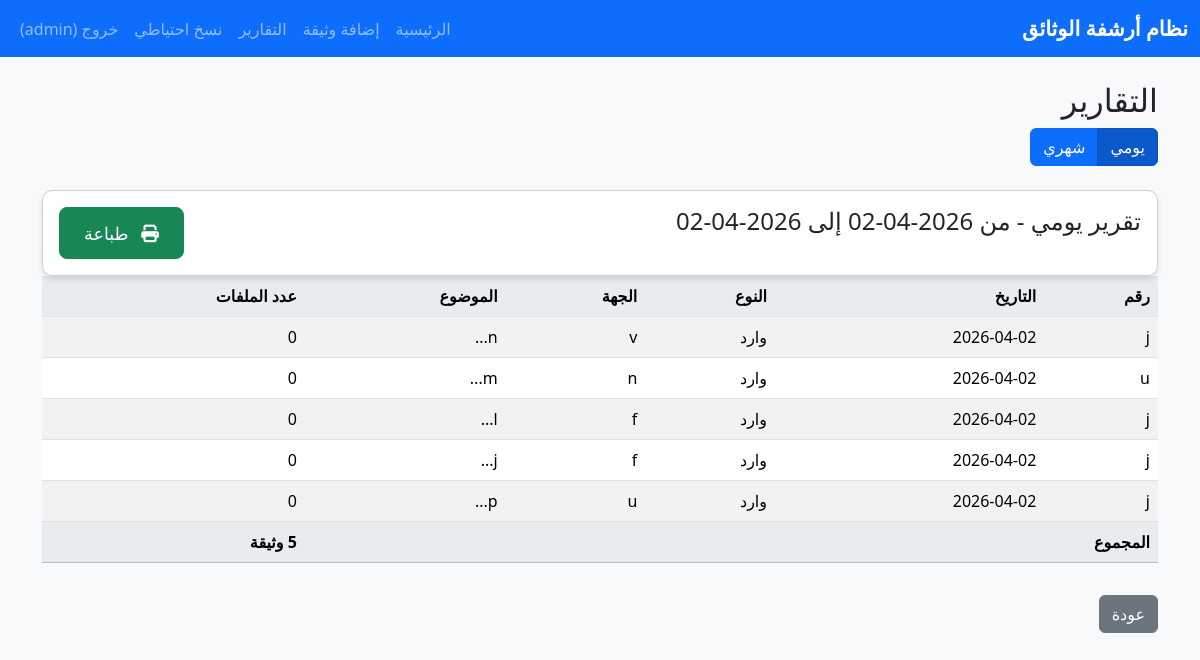
Screenshot of /reports (signed in) with the database file from the repository.
### models.py (models this page shows, shortened)
class User(UserMixin, db.Model):
    id = db.Column(db.Integer, primary_key=True)
    username = db.Column(db.String(80), unique=True, nullable=False)
    password_hash = db.Column(db.String(128), nullable=False)

class Document(db.Model):
    id = db.Column(db.Integer, primary_key=True)
    doc_number = db.Column(db.String(50), nullable=False)
    date = db.Column(db.Date, nullable=False)
    sender_receiver = db.Column(db.String(200), nullable=False)
    subject = db.Column(db.String(500), nullable=False)
    notes = db.Column(db.Text)
    doc_type = db.Column(db.String(10), nullable=False)  # 'incoming' or 'outgoing'
    created_at = db.Column(db.DateTime, default=datetime.utcnow)
    files = db.relationship('File', backref='document', lazy=True, cascade='all, delete-orphan')

### app.py (the view)
@app.route('/reports')
@login_required
def reports():
    report_type = request.args.get('type', 'daily')
    today = date.today()
    if report_type == 'monthly':
        start = today.replace(day=1)
        end = today
    else:
        start = end = today
    docs = Document.query.filter(Document.date >= start, Document.date <= end).all()
    return render_template('reports.html', docs=docs, report_type=report_type, start=start, end=end)

### app.py (called while the page is built)
@login_manager.user_loader
def load_user(user_id):
    return User.query.get(int(user_id))

### templates/reports.html (shortened to what this page needs)
{% extends "base.html" %}
{% block content %}
<div class="mb-4">
    <h2>التقارير</h2>
    <div class="btn-group no-print" role="group">
        <a href="{{ url_for('reports', type='daily') }}" class="btn btn-primary {% if report_type == 'daily' %}active{% endif %}">يومي</a>
        <a href="{{ url_for('reports', type='monthly') }}" class="btn btn-primary {% if report_type == 'monthly' %}active{% endif %}">شهري</a>
    </div>
</div>
{% if docs %}
<div class="card no-print">
    <div class="card-body">
        <div class="d-flex justify-content-between">
            <h4>تقرير {{ 'يومي' if report_type == 'daily' else 'شهري' }} - من {{ start }} إلى {{ end }}</h4>
            <button onclick="window.print()" class="btn btn-success btn-lg">
                <i class="fas fa-print"></i> طباعة
            </button>
        </div>
    </div>
</div>
<div class="table-responsive">
    <table class="table table-striped">
        <thead>
            <tr>
                <th>رقم</th>
                <th>التاريخ</th>
                <th>النوع</th>
                <th>الجهة</th>
                <th>الموضوع</th>
                <th>عدد الملفات</th>
            </tr>
        </thead>
        <tbody>
            {% for doc in docs %}
            <tr>
                <td>{{ doc.doc_number }}</td>
                <td>{{ doc.date.strftime('%Y-%m-%d') }}</td>
                <td>{{ doc.doc_type }}</td>
                <td>{{ doc.sender_receiver }}</td>
                <td>{{ doc.subject[:60] }}...</td>
                <td>{{ doc.files|length }}</td>
            </tr>
            {% endfor %}
        </tbody>
        <tfoot>
            <tr class="table-info">
                <th colspan="5">المجموع</th>
                <th>{{ docs|length }} وثيقة</th>
            </tr>
        </tfoot>
    </table>
</div>
{% else %}
<div class="alert alert-info">
    لا توجد وثائق في هذه الفترة
</div>
{% endif %}
<a href="{{ url_for('dashboard') }}" class="btn btn-secondary no-print mt-3">عودة</a>
{% endblock %}

### templates/base.html (shortened to what this page needs)
<!DOCTYPE html>
<html lang="ar" dir="rtl">
<head>
    <link href="https://cdn.jsdelivr.net/npm/bootstrap@5.3.3/dist/css/bootstrap.rtl.min.css" rel="stylesheet">
    <link href="https://cdnjs.cloudflare.com/ajax/libs/font-awesome/6.5.1/css/all.min.css" rel="stylesheet">
    <link href="{{ url_for('static', filename='css/arabic.css') }}" rel="stylesheet">
</head>
<body>
    <nav class="navbar navbar-expand-lg navbar-dark bg-primary">
        <div class="container-fluid">
            <a class="navbar-brand" href="{{ url_for('dashboard') }}">نظام أرشفة الوثائق</a>
            <div class="navbar-nav ms-auto">
                {% if current_user.is_authenticated %}
                <a class="nav-link" href="{{ url_for('dashboard') }}">الرئيسية</a>
                <a class="nav-link" href="{{ url_for('add_document') }}">إضافة وثيقة</a>
                <a class="nav-link" href="{{ url_for('reports') }}">التقارير</a>
                <a class="nav-link" href="{{ url_for('backup') }}">نسخ احتياطي</a>
                <a class="nav-link" href="{{ url_for('logout') }}">خروج ({{ current_user.username }})</a>
                {% endif %}
            </div>
        </div>
    </nav>
    <div class="container mt-4">
        {% block content %}{% endblock %}
    </div>
</body>
</html>

### static/css/arabic.css (style rules this page uses)
body { font-family: 'Segoe UI', Tahoma, Geneva, Verdana, sans-serif; background-color: #f8f9fa; }
.btn-lg { padding: 12px 24px; font-size: 1.1rem; border-radius: 8px; }
.btn { font-weight: 500; }
.card { box-shadow: 0 4px 6px rgba(0,0,0,0.1); border-radius: 10px; }
.table th { background-color: #e9ecef; border-top: none; }
.navbar-brand { font-weight: bold; font-size: 1.3rem; }
.btn-lg i { margin-left: 8px; }

### rows the page displays
User: username "admin"
Document: doc_number "j", date "2026-04-02", doc_type "وارد", sender_receiver "v", subject "n", files|length "0"
Document: doc_number "u", date "2026-04-02", doc_type "وارد", sender_receiver "n", subject "m", files|length "0"
Document: doc_number "j", date "2026-04-02", doc_type "وارد", sender_receiver "f", subject "l", files|length "0"
Document: doc_number "j", date "2026-04-02", doc_type "وارد", sender_receiver "f", subject "j", files|length "0"
Document: doc_number "j", date "2026-04-02", doc_type "وارد", sender_receiver "u", subject "p", files|length "0"

### other values shown
{{ 'يومي' if report_type == 'daily' else 'شهري' }} "يومي"
